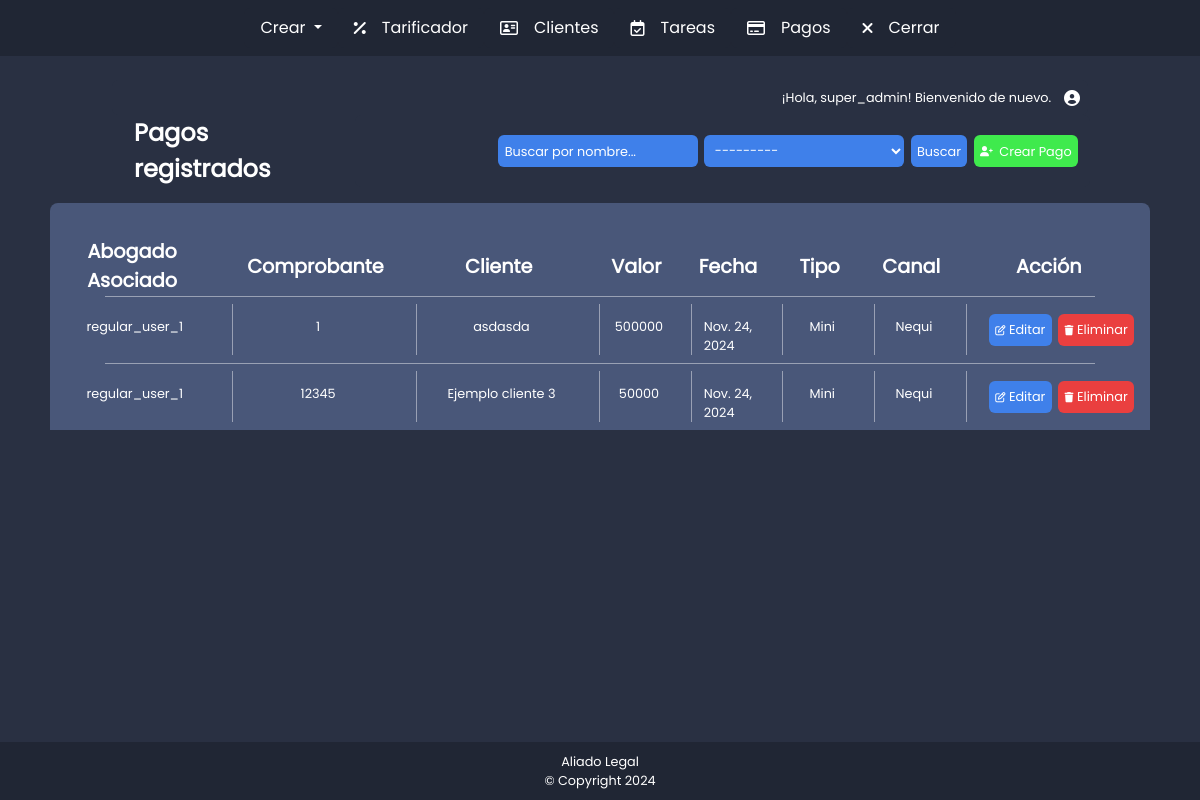
/pagos/pagos (signed in), run on an earlier commit of the app's database.
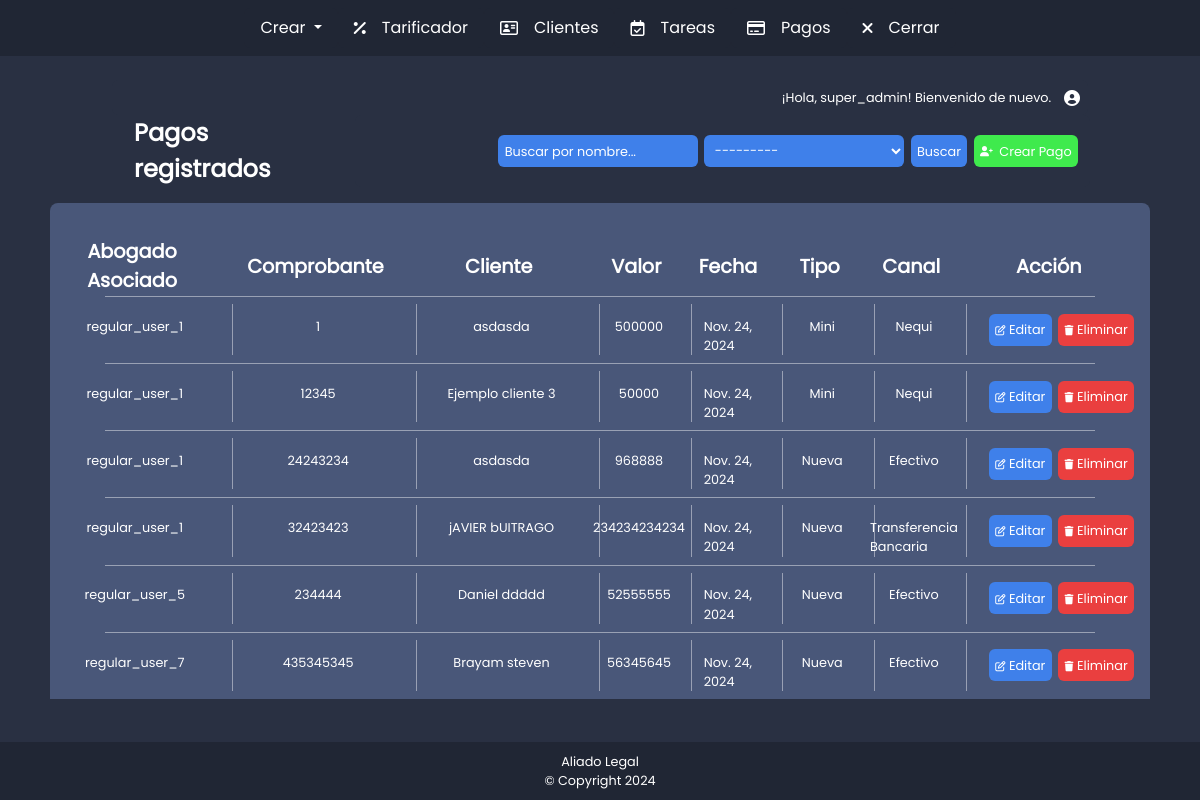
And on a later commit of the database.
### payments/models.py (models this page shows, shortened)
class Payments(models.Model):
    comprobante = models.IntegerField()  # comprobante
    cliente = models.ForeignKey(Cliente, related_name='paymets', on_delete=models.CASCADE)
    valor_pago = models.IntegerField()  # Valor del pago en número entero
    fecha_pago = models.DateField()  # Fecha del pago
    TIPO_VENTA_CHOICES = [
        ('mini', 'Mini'),
        ('nueva', 'Nueva'),
        ('cuota', 'Cuota'),
    ]
    tipo_venta = models.CharField(max_length=5, choices=TIPO_VENTA_CHOICES)
    CANAL_PAGO_CHOICES = [
        ('nequi', 'Nequi'),
        ('efectivo', 'Efectivo'),
        ('transferencia', 'Transferencia Bancaria'),
    ]
    canal_pago = models.CharField(max_length=15, choices=CANAL_PAGO_CHOICES)

### clients/models.py (models this page shows, shortened)
class Cliente(models.Model):
    nombres = models.CharField(max_length=255)
    telefono = models.CharField(max_length=15)
    abogado = models.ForeignKey(User, related_name='clientes', on_delete=models.CASCADE)

### payments/views.py (the view)
# urls.py: path('pagos', views.listar_pagos, name='listar_pagos'),
@login_required
def listar_pagos(request):
    if request.user.groups.filter(name='Moderador').exists():
        pagos = Payments.objects.all()
        es_moderador = True
    else:
        clientes_abogado = Cliente.objects.filter(abogado=request.user)
        pagos = Payments.objects.filter(cliente__in=clientes_abogado)
        es_moderador = False
    form = PaymentSearchForm(request.GET, user=request.user)  # Asegúrate de pasar el usuario )
    if form.is_valid():
        cliente_nombre = form.cleaned_data.get('cliente_nombre')  # Filtro por nombre del cliente
        abogado = form.cleaned_data.get('abogado')  # Filtro por abogado (solo moderadores)
        if cliente_nombre:
            pagos = pagos.filter(cliente__nombres__icontains=cliente_nombre)
        if es_moderador and abogado:
            pagos = pagos.filter(cliente__abogado=abogado)
    return render(request, 'listar_pagos.html', {
        'pagos': pagos,  # Lista filtrada de pagos
        'form': form  # Formulario de búsqueda
    })

### payments/forms.py
class PaymentSearchForm(forms.Form):
    abogado = forms.ModelChoiceField(
        queryset=User.objects.none(),
        required=False,
        widget=forms.Select(attrs={
            'class': 'inputBuscarPago'
        })
    )
    cliente_nombre = forms.CharField(
        max_length=100,
        required=False,
        widget=forms.TextInput(attrs={
            'class': 'inputBuscarPago',
            'placeholder': 'Buscar por nombre...'  # Placeholder agregado
        })
    )
    def __init__(self, *args, **kwargs):
        self.user = kwargs.pop('user', None)
        super().__init__(*args, **kwargs)  # Llamar al constructor base de Form
        if self.user:
            if self.user.groups.filter(name='Moderador').exists():
                self.fields['abogado'].queryset = User.objects.filter(groups__name='Usuario Regular')
            elif self.user.groups.filter(name='Usuario Regular').exists():
                self.fields['abogado'].queryset = User.objects.filter(id=self.user.id)

### tariffing/context_processor.py (called while the page is built)
def is_moderator(request):
    if request.user.is_authenticated:
        return {'is_moderator': request.user.groups.filter(name='Moderador').exists()}
    return {'is_moderator': False}

### payments/templates/listar_pagos.html (shortened to what the changed rows need)
{% extends 'base.html' %}
{% load static %}
{% block content %}
<link rel="stylesheet" href="{% static 'listar_pagos222.css' %}">
{% if is_moderator %}
    {% for pago in pagos %}
    <div class="row testteste">
        <div class="col-11">
            <div class="row tablaDatosClientes">
                <div class="col-2 divdatosClientesT">
                    <p class="datosCliente">{{ pago.cliente.abogado.username }}</p>
                </div>
                <div class="col-2 divdatosClientesT">
                    <p class="datosCliente">{{ pago.comprobante }}</p>
                </div>
                <div class="col-2 divdatosClientesT">
                    <p class="datosCliente">{{ pago.cliente.nombres }}</p>
                </div>
                <div class="col-1 divdatosClientesT">
                    <p class="datosCliente">{{ pago.valor_pago }}</p>
                </div>
                <div class="col-1 divdatosClientesT">
                    <p class="datosCliente">{{ pago.fecha_pago }}</p>
                </div>
                <div class="col-1 divdatosClientesT ">
                    <p class="datosCliente">{{ pago.get_tipo_venta_display }}</p>
                </div>
                <div class="col-1 divdatosClientesT">
                    <p class="datosCliente">{{ pago.get_canal_pago_display }}</p>
                </div>
                <div class="col-2 divtitulosTablasClientes">
                    <a href="{% url 'payments:editar_pago' pago.id %}">
                        <button class="botonEditar">
                            <i class="fa-regular fa-pen-to-square"></i>
                            Editar
                        </button>
                    </a>
                    <a href="{% url 'payments:borrar_pago' pago.id %}">
                        <button class="botonEliminar">
                            <i class="fa-solid fa-trash"></i>
                            Eliminar
                        </button>
                    </a>
                </div>
            </div>
        </div>
    </div>
    {% endfor %}
{% endif %}
{% endblock %}

What changed in the data, as far as the page shows it:
added Payments: cliente.abogado.username "regular_user_1", comprobante "24243234", cliente.nombres "asdasda", valor_pago "968888", fecha_pago "Nov. 24, 2024", tipo_venta "Nueva", canal_pago "Efectivo"
added Payments: cliente.abogado.username "regular_user_1", comprobante "32423423", cliente.nombres "jAVIER bUITRAGO", valor_pago "234234234234", fecha_pago "Nov. 24, 2024", tipo_venta "Nueva", canal_pago "Transferencia Bancaria"
added Payments: cliente.abogado.username "regular_user_5", comprobante "234444", cliente.nombres "Daniel ddddd", valor_pago "52555555", fecha_pago "Nov. 24, 2024", tipo_venta "Nueva", canal_pago "Efectivo"
added Payments: cliente.abogado.username "regular_user_7", comprobante "435345345", cliente.nombres "Brayam steven", valor_pago "56345645", fecha_pago "Nov. 24, 2024", tipo_venta "Nueva", canal_pago "Efectivo"
